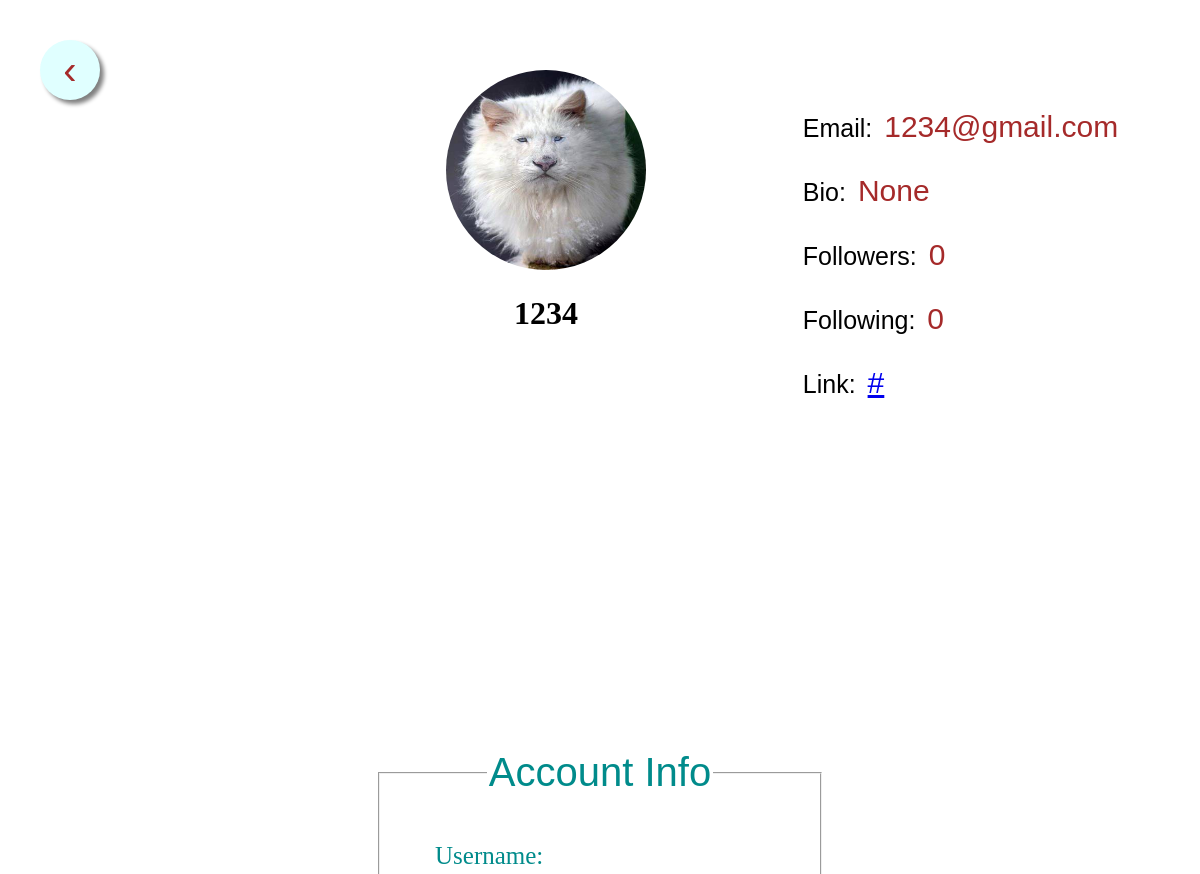
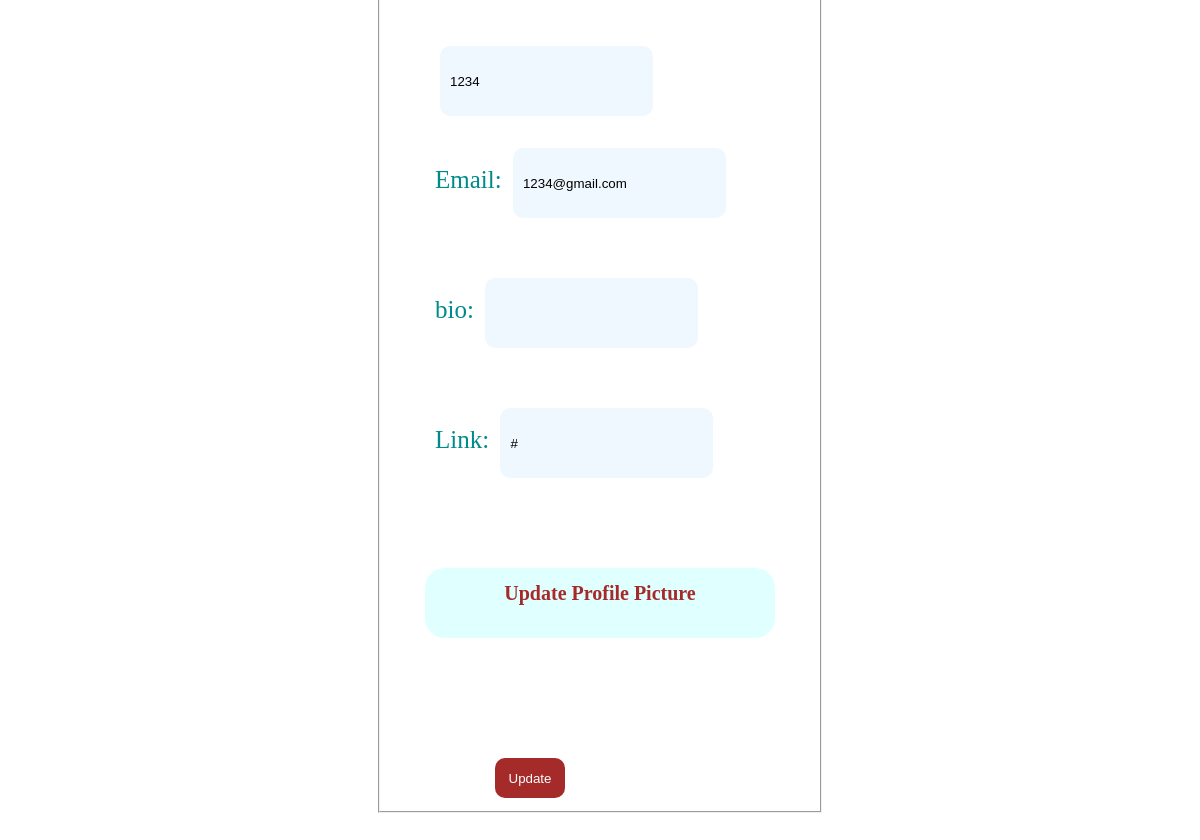
Page /account (signed in) on the earlier database version (2 pictures, top to bottom).
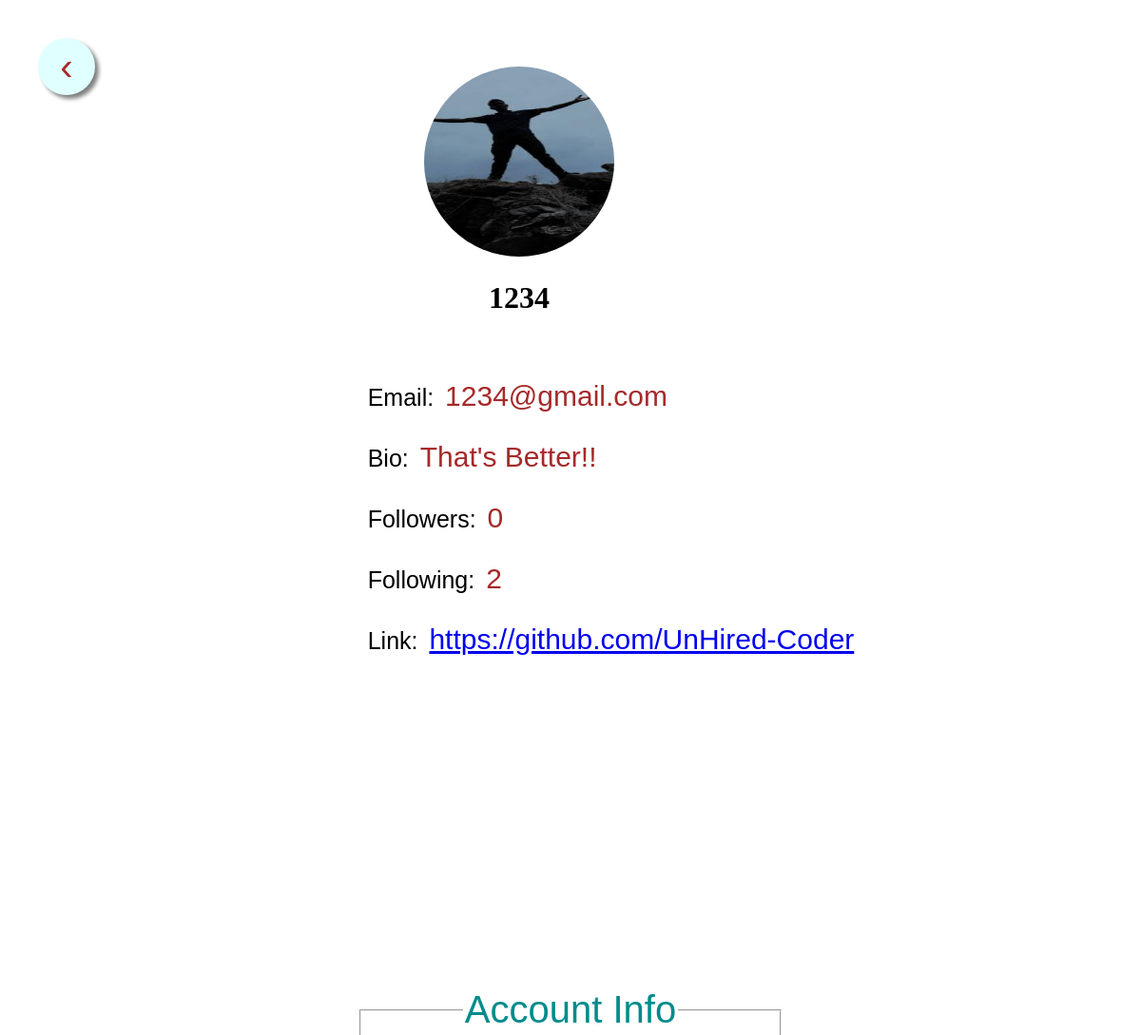
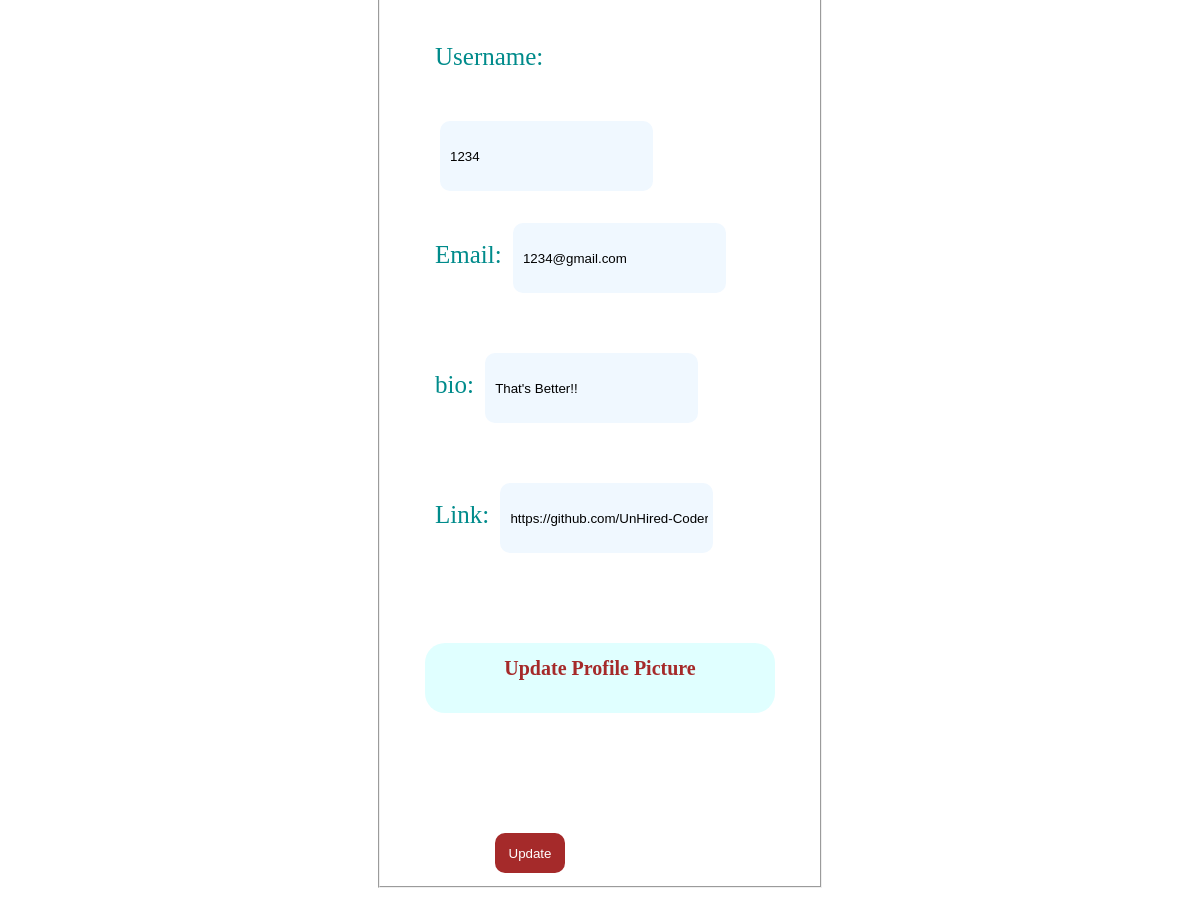
Same page on the later database version (2 pictures, top to bottom).
### Snap/models.py (models this page shows, shortened)
class User(db.Model,UserMixin):
    __tablename__= 'user'
    __searchable__= ['username']
    id = db.Column(db.Integer,primary_key=True)
    username = db.Column(db.String(20),unique=True, nullable=False)
    email = db.Column(db.String(120), unique=True, nullable=False)
    password = db.Column(db.String(40), nullable=False)
    image_file = db.Column(db.String(20),  nullable=False, default='default.jpg')
    image_url = db.Column(db.String(500))
    bio= db.Column(db.String(200))
    following_to = db.relationship('Following_to',backref='to_author', lazy='dynamic')
    following_by = db.relationship('Following_by',backref='by_author', lazy='dynamic')
    Link_facebook = db.Column(db.String(120),default='#')
    Link_twitter = db.Column(db.String(120),default='#')
    Link_other = db.Column(db.String(120),default='#')
    post = db.relationship('Post', backref='author', lazy=True)

### Snap/routes.py (the view)
@app.route("/account", methods=['GET','POST'])
@login_required
def account():
    form = UpdateAccountForm()
    if form.validate_on_submit():
        if form.picture.data:
            picture_file = save_picture_profile(form.picture.data)
            current_user.image_file = picture_file
        current_user.username = form.username.data
        current_user.email = form.email .data
        current_user.bio = form.bio .data
        current_user.Link_facebook = form.link.data
        db.session.commit()
        return redirect(url_for('account'))
    elif request.method == 'GET':
        form.username.data = current_user.username
        form.email.data = current_user.email
        form.bio .data= current_user.bio
        form.link.data=current_user.Link_facebook
    image_file = url_for('static', filename='profile_pics/' + current_user.image_file)
    return render_template("account.html", title="Account",form=form ,image_file = image_file)

### Snap/forms.py (shortened to what this page needs)
class UpdateAccountForm(FlaskForm):
    username = StringField('Username', validators=[
                           DataRequired(), Length(min=4, max=20)])
    email = StringField('Email', validators=[DataRequired(), Email()])
    picture = FileField('Update Profile Picture', validators=[
                        FileAllowed(['jpg', 'png', 'jpeg'])])
    submit = SubmitField('Update')
    bio = StringField('bio', validators=[
                        Length(min=0, max=200)])
    link = StringField('Link', validators=[
                    Length(min=0, max=200)])

### Snap/models.py (called while the page is built)
@login_manager.user_loader
def load_user(user_id):
    return User.query.get(int(user_id))

### Snap/templates/account.html (shortened to what this page needs)
<!DOCTYPE html>
<html lang="en">
<head>
    <link href="./../static/css/layout.css" rel="stylesheet">
</head>
<body>
    <a style="border:none" href="{{ url_for('home')}}"><button class="back-button" >&#8249;</button></a>
    <div class="profile-container">
        <div class="profile-details-block">
            <div class="profile-image-container">
                {% if current_user.image_url %}
                <img src="{{current_user.image_url}}">
                {% else %}
                <img src=" static/profile_pics/{{ current_user.image_file }} ">
                {% endif %}
                <h1>{{ current_user.username }}</h1>
            </div>
        </div>
        <div class="profile-content-block">
            <ul>
                <li>
                    <p>
                        <span>Email: </span>{{current_user.email}}
                    </p>
                </li>
                <li>
                    <p>
                        <span>Bio: </span>{{current_user.bio}}
                    </p>
                </li>
                <li>
                    <p>
                        <span>Followers: </span>{{current_user.following_by.count()}}
                    </p>
                </li>
                <li>
                    <p>
                        <span>Following: </span>{{current_user.following_to.count()}}
                    </p>
                </li>
                <li>
                    <p>
                        <span>Link: </span><a href="{{current_user.Link_facebook}}">{{current_user.Link_facebook}}</a>
                    </p>
                </li>
            </ul>
        </div>
    </div>
    <div class="space-block"></div>
    <div class="update-profile-block">
        <form method="POST" id="form" enctype="multipart/form-data">
            <fieldset>
                <legend>Account Info</legend>
                <div class="content-section">
                    <div class="update-form-group">
                        {{ form.username.label(class="update-form-label") }}:
                        {% if form.username.errors %}
                        {{ form.username(class="update-form-input")}}:
                        <div>
                            {% for error in form.username.errors %}
                            <span>{{ error }}</span>
                            {% endfor %}
                        </div>
                        {% else %}
                        {{ form.username(class="update-form-input")}}
                        {% endif %}
                    </div>
                    <div class="update-form-group">
                        {{ form.email.label(class="update-form-label") }}:
                        {% if form.email.errors %}
                        {{ form.email(class="update-form-input") }}
                        <div>
                            {% for error in form.email.errors %}
                            <span>{{ error }}</span>
                            {% endfor %}
                        </div>
                        {% else %}
                        {{ form.email(class="update-form-input") }}
                        {% endif %}
                    </div>
                    <div class="update-form-group">
                        {{ form.bio.label(class="update-form-label") }}:
                        {% if form.bio.errors %}
                        {{ form.bio(class="update-form-input") }}
                        <div>
                            {% for error in form.bio.errors %}
                            <span>{{ error }}</span>
                            {% endfor %}
                        </div>
                        {% else %}
                        {{ form.bio(class="update-form-input") }}
                        {% endif %}
                    </div>
                    <div class="update-form-group">
                        {{ form.link.label(class="update-form-label") }}:
                        {% if form.link.errors %}
                        {{ form.link(class="update-form-input") }}
                        <div>
                            {% for error in form.link.errors %}
                            <span>{{ error }}</span>
                            {% endfor %}
                        </div>
                        {% else %}
                        {{ form.link(class="update-form-input") }}
                        {% endif %}
                    </div>
                    <div class="update-form-group-picture">
                        {{ form.picture.label(class="update-form-picture") }}
                    </div>
                    <div class="update-form-group">
                        {{ form.submit(class = "form-submit-button") }}
                    </div>
                </div>
            </fieldset>
        </form>
    </div>
</body>
</html>

### Snap/static/css/layout.css (style rules this page uses)
body { background-color: white; text-align: center; margin: 20px 20px; padding: 20px 20px; }
.form-submit-button { background-color: brown; height: 40px; width: 70px; border: none; color: white; border-radius: 10px; padding: 5px 5px; margin: auto 60px; margin-top: 100px; margin-bottom: 80px; outline: none !important; transform: scale(1.0); transition-duration: 0.5s; }
.profile-container { display: block; width: 100%; margin: 10px 10px; padding: 10px 10px; background-color: white; }
.profile-details-block { display: block; max-width: 40%; margin: auto auto; padding: 10px 10px; border-radius: 20px; }
.profile-image-container { float: left; text-align: center; border-radius: 20px; width: 300px; height: 300px; }
.profile-image-container img { border-radius: 50%; width: 200px; height: 200px; margin: auto auto; }
.profile-content-block { display: inline-block; background-color: white; padding: 10ps 10px; }
.profile-content-block ul { list-style: none; margin: 5px 5px; text-align: left; }
.profile-content-block ul li { margin: 5px 5px; font-size: 30px; color: brown; font-family: 'Gill Sans', 'Gill Sans MT', Calibri, 'Trebuchet MS', sans-serif; }
.profile-content-block ul li p span { margin: 5px 5px; font-size: 25px; color: black; font-family: 'Gill Sans', 'Gill Sans MT', Calibri, 'Trebuchet MS', sans-serif; }
.space-block { width: 100%; height: 300px; background-color: white; }
.update-profile-block { display: block; width: 40%; margin: auto auto; }
.update-profile-block fieldset { font-size: 20px; color: darkcyan; }
.update-profile-block fieldset legend { font-size: 40px; color: darkcyan; font-family: 'Gill Sans', 'Gill Sans MT', Calibri, 'Trebuchet MS', sans-serif; }
.update-form-group { padding: 10px 10px; margin: 10px 10px; text-align: center; height: 100px; font-size: 25px; text-align: left; }
.content-section { margin: 10px 10px; padding: 10px 10px; }
.update-form-input { background-color: aliceblue; height: 60px; width: 60%; border: none; border-radius: 10px; padding: 5px 5px; padding-left: 10px; margin: 50px 5px; align-self: center; }
.update-form-group-picture { padding: 10px 10px; margin: 10px 10px; margin-top: 100px; text-align: center; height: 50px; font-size: 25px; background-color: lightcyan; border-radius: 20px; }
.update-form-picture { margin: 20px 20px; padding: 20px 20px; height: 100px; margin-top: 100px; text-align: center; color: brown; font-weight: bold; font-size: 20px; }
.back-button { float: left; height: 60px; width: 60px; background-color: lightcyan; text-align: center; border: none; color: brown; font-size: 40px; border-radius: 50%; box-shadow: 4px 4px 4px gray; }

Differences in the rows shown:
changed User "1234@gmail.com": image_file: picture added in place of a placeholder; bio "None" → "That's Better!!"; Link_facebook "#" → "https://github.com/UnHired-Coder"; bio (not shown) → "That's Better!!"
Other differences:
{{ current_user.following_to.count() }}: "0" → "2"
form field link: "#" → "https://github.com/UnHired-Coder"
